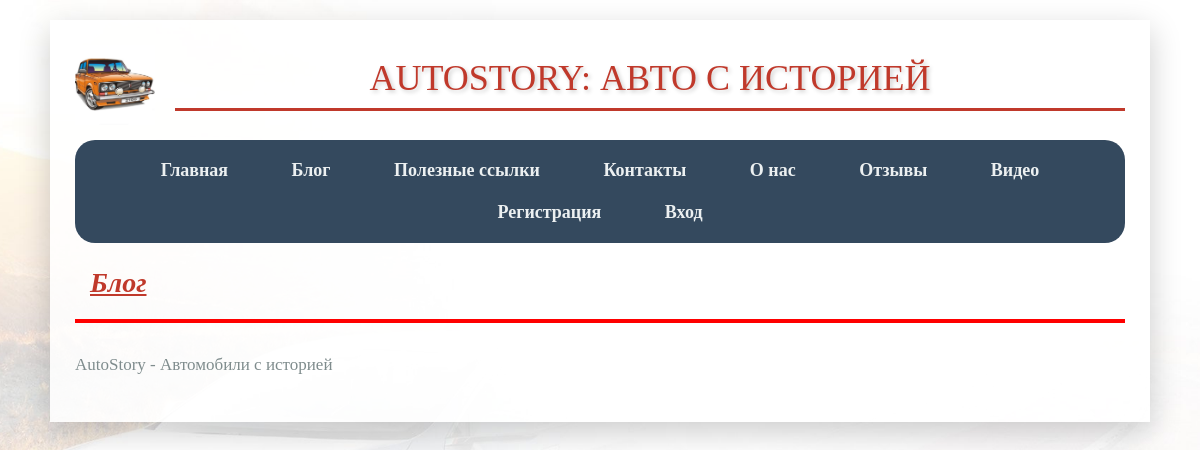
The page /blog/ on the database as committed earlier.
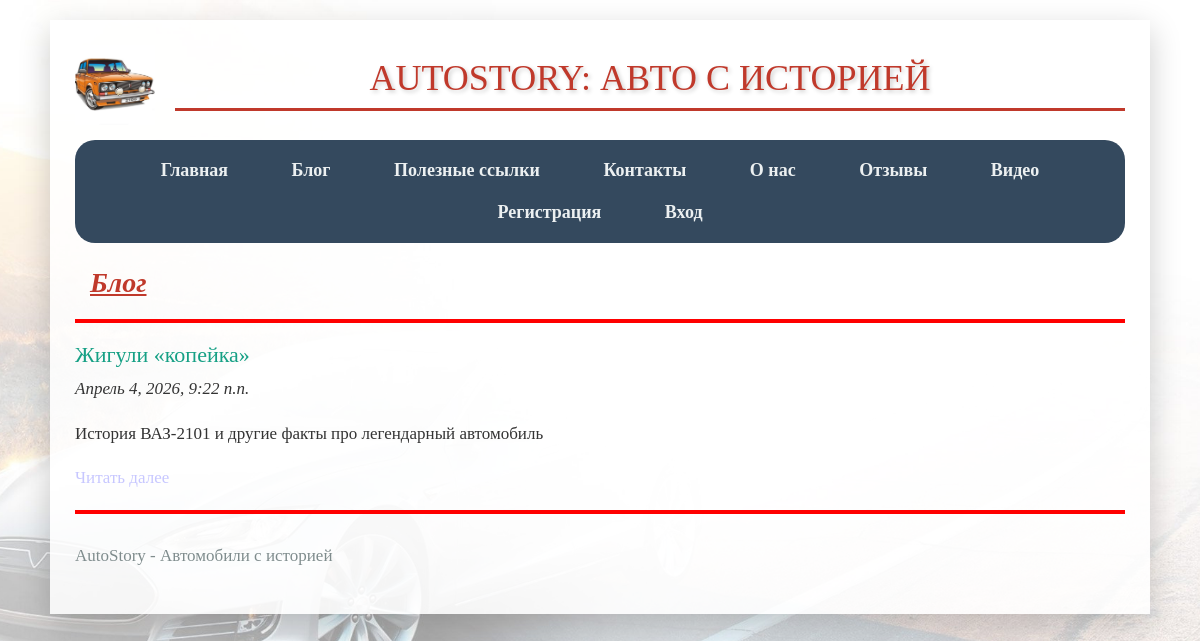
The same page on the database as committed later.
### auto/models.py (models this page shows, shortened)
class Blog(models.Model):
    title = models.CharField(max_length=100, verbose_name="Заголовок")
    description = models.TextField(verbose_name="Краткое содержание")
    content = models.TextField(verbose_name="Полное содержание")
    posted = models.DateTimeField(default=datetime.now(), db_index=True, verbose_name="Опубликована")
    author = models.ForeignKey(User, null=True, blank=True, on_delete=models.SET_NULL, verbose_name="Автор")
    image = models.FileField(default='temp.jpg', upload_to='', verbose_name="Путь к картинке")
    class Meta:
        ordering = ['-posted']
        verbose_name = "Статья блога"
        verbose_name_plural = "Статьи блога"

### auto/views.py (the view)
# urls.py: 2. Add a URL to urlpatterns:  path('blog/', include('blog.urls'))
def blog(request):
    posts = Blog.objects.all()
    return render(request, 'Auto_DjangoWeb_IvanovLev/blog.html', {
        'title': 'Блог',
        'posts': posts,
    })

### templates/Auto_DjangoWeb_IvanovLev/blog.html (shortened to what this page needs)
{% extends "Auto_DjangoWeb_IvanovLev/layout.html" %}
{% load static %}
{% block content %}
<h2>{{ title }}</h2>
{% for post in posts %}
<hr>
<h3>{{ post.title }}</h3>
<p><em>{{ post.posted }}</em></p>
<p>{{ post.description }}</p>
<p><a href="{% url 'blogpost' parametr=post.id %}">Читать далее</a></p>
{% endfor %}
{% endblock %}

Rows that differ between the two databases and show on the page:
added Blog: title "Жигули «копейка»", posted "Апрель 4, 2026, 9:22 п.п.", description "История ВАЗ-2101 и другие факты про легендарный автомобиль"
